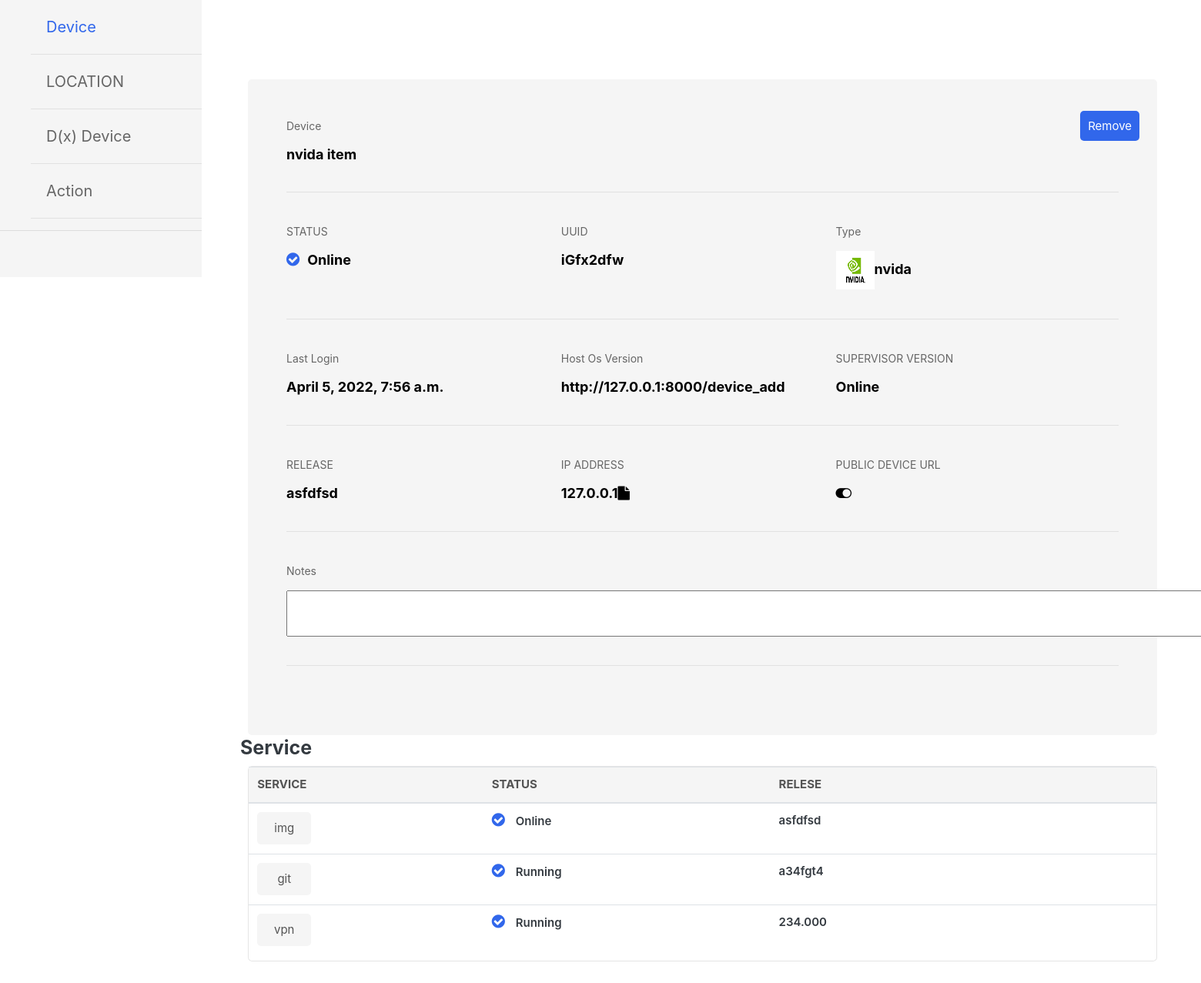
The app's page /device/nvida-item/ with its own data.
### dashboard/models.py (models this page shows, shortened)
class Device(models.Model):
    LABEL_CHOICES = (
    ('Online', 'Online'),
    ('Offline', 'Offline'),
    ('Running','Running')
    )
    Release_Police = (
        ('defult','defult'),
        ('recommand','recommand')
    )
    name = models.CharField(max_length=200,blank=True)
    slug = models.CharField(max_length=200,blank=True)
    image = models.ImageField(upload_to='photos/device',blank=True)
    notes    = models.TextField(max_length=500, blank=True)
    status = models.CharField(choices=LABEL_CHOICES, max_length=50,null=True,blank=True)
    is_available    = models.BooleanField(default=True)
    device_type  = models.ForeignKey(Device_Type, on_delete=models.CASCADE ,blank=True, null=True)
    current_release =models.CharField(max_length=30)
    target_release = models.CharField(max_length=30)
    release_police= models.CharField(choices =Release_Police,max_length=50,null=True,blank=True)
    created_date    = models.DateTimeField(auto_now_add=True)
    all_type = models.ForeignKey(All_Type,on_delete=models.CASCADE,blank=True)
    uuid = ShortUUIDField(length=8,primary_key=True,default =uuid.uuid4(),editable = False)
    ip_address = models.CharField(max_length=200,blank=True)
    host_version =models.CharField(max_length=200,blank=True)
    last_login = models.DateTimeField(auto_now=True)
    def __str__(self):
        return self.current_release

class Device_Type(models.Model):
    device_name = models.CharField(max_length=50, unique=True)
    description = models.TextField(max_length=255, blank=True)
    device_image = models.ImageField(upload_to='photos/device_type', blank=True)
    class Meta:
        verbose_name = 'device_type'
        verbose_name_plural = 'device_types'
    def __str__(self):
        return self.device_name

class Service(models.Model):
    LABEL_CHOICES = (
        ('Online', 'Online'),
        ('Offline', 'Offline'),
        ('Running','Running')
    )
    name = models.CharField(max_length=20)
    service =models.ForeignKey(Service_type,on_delete=models.CASCADE)
    status = models.CharField(choices=LABEL_CHOICES, max_length=50,null=True,blank=True,default='Online')
    release = models.ForeignKey(Device,on_delete=models.CASCADE,blank=True)

class Service_type(models.Model):
    service_name = models.CharField(max_length=200)
    def __str__(self):
        return self.service_name

### dashboard/views.py (the view)
# urls.py: path('device/<slug:slug>/', views.device_detail, name='device_detail'),
def device_detail(request,slug):
    single_device = Device.objects.filter(slug=slug)
    service = Service.objects.all().order_by('service')
    context ={
        'single_device': single_device,
        'service':service,
    }
    return render(request,"home/tables.html",context)

### templates/home/tables.html (shortened to what this page needs)
{% extends 'base.html' %}
{% load static %}
{% block content %}
<div class="container-fluid py-4">
  <div>
    <div class="main">
      {% for device in single_device %}
      <div class="inner-main">
        <div class="second-inner">
          <p>Device</p>
          <h5>{{device.name}}</h5>
        </div>
        <div class="buttt">
          <div class="button-remove">
            <a class="robust-button" href="{% url 'delete_device' device.slug  %}" class="btn btn"> Remove </a>
          </div>
        </div>
      </div>
      <div class="inner-main">
        <div class="second-inner">
          <p>STATUS</p>
          <h5><i class="fa fa-check-circle" aria-hidden="true"></i>{{device.status}}</h5>
        </div>
        <div class="second-inner">
          <p>UUID</p>
          <h5>{{device.uuid}}</h5>
        </div>
        <div class="second-inner">
          <p>Type</p>
          <h5><img src="{{ device.image.url }}" alt="" width="50" height="50">{{device.device_type}}</h5>
        </div>
      </div>
      <div class="inner-main">
        <div class="second-inner">
          <p>Last Login</p>
          <h5>{{device.last_login}}</h5>
        </div>
        <div class="second-inner">
          <p>Host Os Version</p>
          <h5>{{device.host_version}}</h5>
        </div>
        <div class="second-inner">
          <p>SUPERVISOR VERSION</p>
          <h5>Online</h5>
        </div>
      </div>
      <div class="inner-main">
        <div class="second-inner">
          <p>RELEASE</p>
          <h5>{{device.current_release}}</h5>
        </div>
        <div class="second-inner">
          <p>IP ADDRESS</p>
          <h5>{{device.ip_address}}<i class="fa fa-file" aria-hidden="true"></i></h5>
        </div>
        <div class="second-inner">
          <p>PUBLIC DEVICE URL</p>
          <h5><i class="fa fa-toggle-on" aria-hidden="true"></i></h5>
        </div>
      </div>
      <div class="inner-main">
        <div class="second-inner">
          <p>Notes</p>
          <textarea name="notes" id="notes" cols="110" rows="2">{{device.notes}}</textarea>
        </div>
      </div>
      {% endfor %}
    </div>
  </div>
  <div class="row">
    <div class="hadinngg">
      <h6>Service</h6>
    </div>
    <div class="col-12">
      <div class="card mb-4">
        <div class="card-body px-0 pt-0 pb-2">
          <div class="table-responsive p-0">
            <table class="table align-items-center mb-0">
              <thead>
                <tr>
                  <th class="text-uppercase text-secondary text-xxs font-weight-bolder opacity-7">Service</th>
                  <th class="text-uppercase text-secondary text-xxs font-weight-bolder opacity-7">Status</th>
                  <th class="text-uppercase text-secondary text-xxs font-weight-bolder opacity-7 ps-2">Relese</th>
                  <th class="text-center text-uppercase text-secondary text-xxs font-weight-bolder opacity-7"></th>
                  <th class="text-center text-uppercase text-secondary text-xxs font-weight-bolder opacity-7"></th>
                  <th class="text-center text-uppercase text-secondary text-xxs font-weight-bolder opacity-7"></th>
                </tr>
              </thead>
              <tbody>
                {% for service in service %}
                <tr>
                  <td>
                    <p class="bgc text-xs text-secondary mb-0">{{service.service}}</p>
                  </td>
                  <td>
                    <p class="text-xs font-weight-bold mb-0"><i class="fa fa-check-circle" aria-hidden="true"></i>
                      {{service.status}}</p>
                  </td>
                  <td>
                    <p class="text-xs font-weight-bold mb-0">{{service.release}}</p>
                  </td>
                  <td>
                  </td>
                  <td>
                  </td>
                  <td>
                  </td>
                </tr>
                {% endfor %}
              </tbody>
            </table>
          </div>
        </div>
      </div>
    </div>
  </div>
</div>
{% endblock content %}

### static/css/ui.css (style rules this page uses)
html { font-family: "Inter", sans-serif; font-size: 15px; }
p:last-child { margin-bottom: 0; }

### static/css/main.css (style rules this page uses)
i.fa.fa-check-circle { margin-right: 10px; color: #3167eb; font-size: 20px; }
.bgc { background: #f5f5f5; color: red; padding: 10px; border-radius: 5px; width: 70px; text-align: center; }
.main { width: 100%; display: flex; flex-direction: column; padding: 50px; background: #f5f5f5; border-radius: 5px; }
.inner-main { width: 100%; float: left; border-bottom: 1px solid #e1e1e1; margin-bottom: 40px; }
.second-inner { font-size: 18px; color: #000; width: 33%; float: left; padding-bottom: 30px; }
.second-inner p { font-size: 14px; color: #666; }
.second-inner h5 { font-size: 18px; color: #000; }
.hadinngg h6 { font-size: 25px; }
.table-responsive thead { background: #f5f5f5; }
.robust-button { background: #3167eb; color: #fff; padding: 10px; border-radius: 5px; width: 158px; }
.buttt { width: 50px; float: right; }

### records on screen
Device: name "nvida item", status "Online", uuid "iGfx2dfw", image (picture), device_type "nvida", last_login "April 5, 2022, 7:56 a.m.", host_version "http://127.0.0.1:8000/device_add", current_release "asfdfsd", ip_address "127.0.0.1"
Service: service "img", status "Online", release "asfdfsd"
Service: service "git", status "Running", release "a34fgt4"
Service: service "vpn", status "Running", release "234.000"
